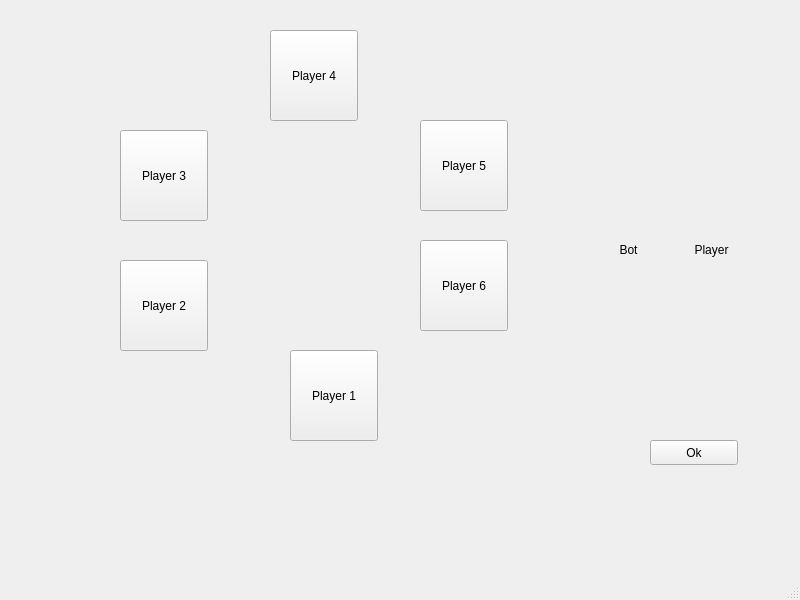
<?xml version="1.0" encoding="UTF-8"?>
<ui version="4.0">
 <class>PlayersManager</class>
 <widget class="QMainWindow" name="PlayersManager">
  <property name="geometry">
   <rect>
    <x>0</x>
    <y>0</y>
    <width>800</width>
    <height>600</height>
   </rect>
  </property>
  <property name="windowTitle">
   <string>MainWindow</string>
  </property>
  <widget class="QWidget" name="centralwidget">
   <widget class="QWidget" name="horizontalLayoutWidget">
    <property name="geometry">
     <rect>
      <x>590</x>
      <y>210</y>
      <width>160</width>
      <height>80</height>
     </rect>
    </property>
    <layout class="QHBoxLayout" name="horizontalLayout">
     <item>
      <widget class="QLabel" name="botLabel">
       <property name="text">
        <string>Bot</string>
       </property>
       <property name="alignment">
        <set>Qt::AlignCenter</set>
       </property>
      </widget>
     </item>
     <item>
      <widget class="QLabel" name="playerLabel">
       <property name="text">
        <string>Player</string>
       </property>
       <property name="alignment">
        <set>Qt::AlignCenter</set>
       </property>
      </widget>
     </item>
    </layout>
   </widget>
   <widget class="QPushButton" name="acceptButton">
    <property name="geometry">
     <rect>
      <x>650</x>
      <y>440</y>
      <width>88</width>
      <height>25</height>
     </rect>
    </property>
    <property name="text">
     <string>Ok</string>
    </property>
   </widget>
   <widget class="QPushButton" name="Player_1">
    <property name="geometry">
     <rect>
      <x>290</x>
      <y>350</y>
      <width>88</width>
      <height>91</height>
     </rect>
    </property>
    <property name="text">
     <string>Player 1</string>
    </property>
   </widget>
   <widget class="QPushButton" name="Player_2">
    <property name="geometry">
     <rect>
      <x>120</x>
      <y>260</y>
      <width>88</width>
      <height>91</height>
     </rect>
    </property>
    <property name="text">
     <string>Player 2</string>
    </property>
   </widget>
   <widget class="QPushButton" name="Player_3">
    <property name="geometry">
     <rect>
      <x>120</x>
      <y>130</y>
      <width>88</width>
      <height>91</height>
     </rect>
    </property>
    <property name="text">
     <string>Player 3</string>
    </property>
   </widget>
   <widget class="QPushButton" name="Player_4">
    <property name="geometry">
     <rect>
      <x>270</x>
      <y>30</y>
      <width>88</width>
      <height>91</height>
     </rect>
    </property>
    <property name="text">
     <string>Player 4</string>
    </property>
   </widget>
   <widget class="QPushButton" name="Player_5">
    <property name="geometry">
     <rect>
      <x>420</x>
      <y>120</y>
      <width>88</width>
      <height>91</height>
     </rect>
    </property>
    <property name="text">
     <string>Player 5</string>
    </property>
   </widget>
   <widget class="QPushButton" name="Player_6">
    <property name="geometry">
     <rect>
      <x>420</x>
      <y>240</y>
      <width>88</width>
      <height>91</height>
     </rect>
    </property>
    <property name="text">
     <string>Player 6</string>
    </property>
   </widget>
  </widget>
  <widget class="QMenuBar" name="menubar">
   <property name="geometry">
    <rect>
     <x>0</x>
     <y>0</y>
     <width>800</width>
     <height>22</height>
    </rect>
   </property>
  </widget>
  <widget class="QStatusBar" name="statusbar"/>
 </widget>
 <resources/>
 <connections/>
</ui>
